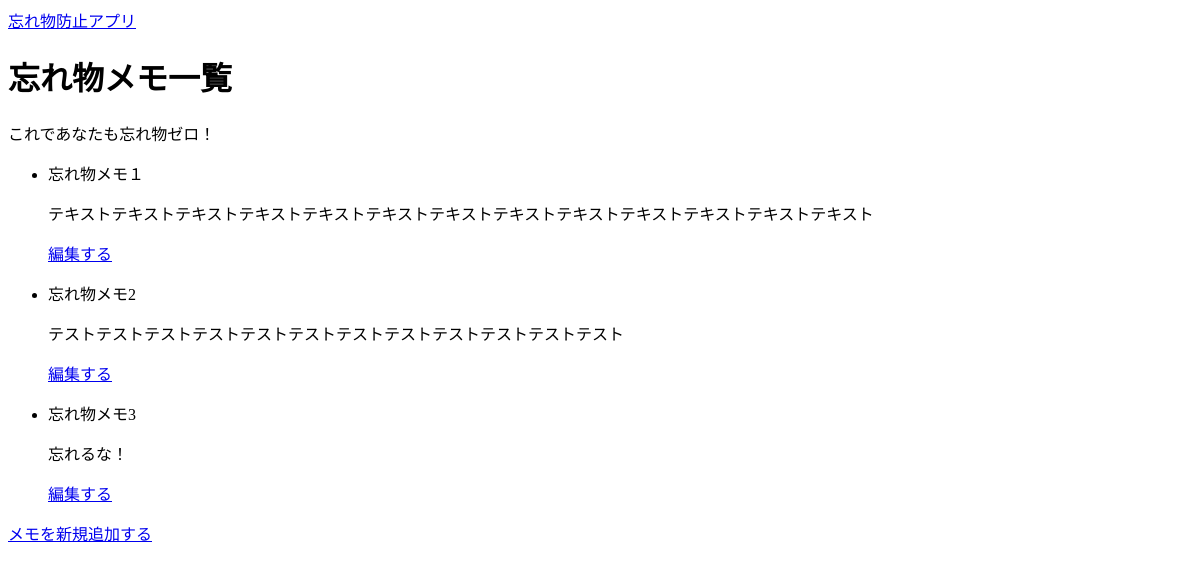
The page /memos/ on the database as committed earlier.
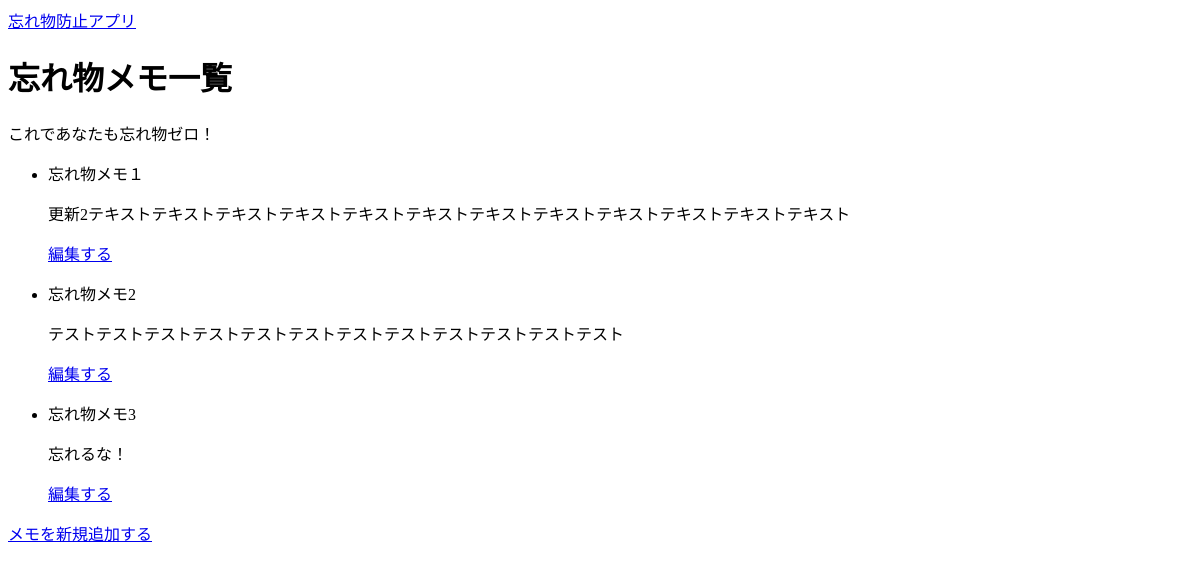
The same page on the database as committed later.
### forget_me_not_app/models.py (models this page shows, shortened)
class Memo(models.Model):
    title = models.CharField(max_length=20)
    text = models.TextField()
    reminder_time = models.DateTimeField()
    created_at = models.DateTimeField(auto_now_add=True)
    updated_at = models.DateTimeField(auto_now=True)
    categories = models.ManyToManyField(Category)

### forget_me_not_app/views.py (the view)
# urls.py: path("memos/", views.memos, name="memos"),
def memos(request):
    memos = Memo.objects.order_by("created_at")
    context = {"memos": memos}
    return render(request, "forget_me_not_app/memos.html", context)

### forget_me_not_app/templates/forget_me_not_app/memos.html
{% extends "forget_me_not_app/base.html" %}
{% block content %}
<h1>忘れ物メモ一覧</h1>
<p>これであなたも忘れ物ゼロ！</p>
<ul>
    {% for memo in memos %}
        <li>{{memo.title}}</li>
        <p>{{memo.text}}</p>
        <p><a href="{% url "forget_me_not_app:edit_memo" memo.id %}">編集する</a></p>
    {% empty %}
        <li>忘れ物はゼロです！</li>
    {% endfor %}
</ul>
<a href="{% url "forget_me_not_app:new_memo"%}">メモを新規追加する</a>
{% endblock content %}

Rows that differ between the two databases and show on the page:
changed Memo "忘れ物メモ１": text "テキストテキストテキストテキストテキストテキストテキストテキストテキストテキストテキストテキストテキスト" → "更新2テキストテキストテキストテキストテキストテキストテキストテキストテキストテキストテキストテキスト"
